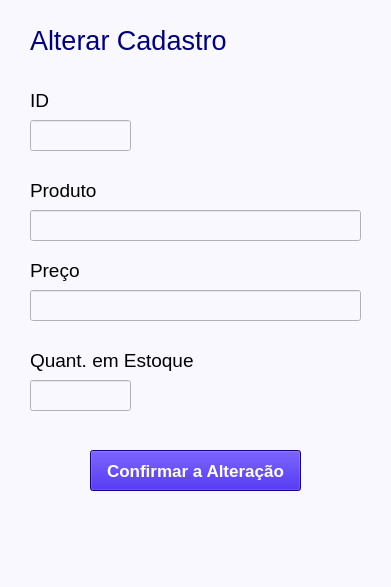
<?xml version="1.0" encoding="UTF-8"?>
<ui version="4.0">
 <class>MainWindow</class>
 <widget class="QMainWindow" name="MainWindow">
  <property name="geometry">
   <rect>
    <x>0</x>
    <y>0</y>
    <width>391</width>
    <height>587</height>
   </rect>
  </property>
  <property name="windowTitle">
   <string>MainWindow</string>
  </property>
  <property name="styleSheet">
   <string notr="true">color: rgb(0, 0, 0);
background-color: rgb(250, 248, 255);</string>
  </property>
  <widget class="QWidget" name="centralwidget">
   <widget class="QLabel" name="label_3">
    <property name="geometry">
     <rect>
      <x>30</x>
      <y>90</y>
      <width>81</width>
      <height>21</height>
     </rect>
    </property>
    <property name="font">
     <font>
      <family>Arial</family>
      <pointsize>14</pointsize>
      <weight>50</weight>
      <bold>false</bold>
     </font>
    </property>
    <property name="text">
     <string>ID</string>
    </property>
   </widget>
   <widget class="QLineEdit" name="txtAlterarId">
    <property name="geometry">
     <rect>
      <x>30</x>
      <y>120</y>
      <width>101</width>
      <height>31</height>
     </rect>
    </property>
    <property name="font">
     <font>
      <family>Arial</family>
      <pointsize>16</pointsize>
     </font>
    </property>
    <property name="styleSheet">
     <string notr="true">color:rgb(0, 85, 255)</string>
    </property>
    <property name="text">
     <string/>
    </property>
   </widget>
   <widget class="QLabel" name="label_4">
    <property name="geometry">
     <rect>
      <x>30</x>
      <y>180</y>
      <width>81</width>
      <height>21</height>
     </rect>
    </property>
    <property name="font">
     <font>
      <family>Arial</family>
      <pointsize>14</pointsize>
      <weight>50</weight>
      <bold>false</bold>
     </font>
    </property>
    <property name="text">
     <string>Produto</string>
    </property>
   </widget>
   <widget class="QLineEdit" name="txtAlterarProduto">
    <property name="geometry">
     <rect>
      <x>30</x>
      <y>210</y>
      <width>331</width>
      <height>31</height>
     </rect>
    </property>
    <property name="font">
     <font>
      <family>Arial</family>
      <pointsize>16</pointsize>
     </font>
    </property>
    <property name="styleSheet">
     <string notr="true">colo:rgb(0, 85, 255)</string>
    </property>
    <property name="text">
     <string/>
    </property>
   </widget>
   <widget class="QLabel" name="label_5">
    <property name="geometry">
     <rect>
      <x>30</x>
      <y>260</y>
      <width>81</width>
      <height>21</height>
     </rect>
    </property>
    <property name="font">
     <font>
      <family>Arial</family>
      <pointsize>14</pointsize>
      <weight>50</weight>
      <bold>false</bold>
     </font>
    </property>
    <property name="text">
     <string>Preço</string>
    </property>
   </widget>
   <widget class="QLineEdit" name="txtAlterarPreco">
    <property name="geometry">
     <rect>
      <x>30</x>
      <y>290</y>
      <width>331</width>
      <height>31</height>
     </rect>
    </property>
    <property name="font">
     <font>
      <family>Arial</family>
      <pointsize>16</pointsize>
     </font>
    </property>
    <property name="styleSheet">
     <string notr="true">colo:rgb(0, 85, 255)</string>
    </property>
    <property name="text">
     <string/>
    </property>
   </widget>
   <widget class="QLabel" name="label_6">
    <property name="geometry">
     <rect>
      <x>30</x>
      <y>350</y>
      <width>171</width>
      <height>21</height>
     </rect>
    </property>
    <property name="font">
     <font>
      <family>Arial</family>
      <pointsize>14</pointsize>
      <weight>50</weight>
      <bold>false</bold>
     </font>
    </property>
    <property name="text">
     <string>Quant. em Estoque</string>
    </property>
   </widget>
   <widget class="QLineEdit" name="txtAlterarEstoque">
    <property name="geometry">
     <rect>
      <x>30</x>
      <y>380</y>
      <width>101</width>
      <height>31</height>
     </rect>
    </property>
    <property name="font">
     <font>
      <family>Arial</family>
      <pointsize>16</pointsize>
     </font>
    </property>
    <property name="styleSheet">
     <string notr="true">colo:rgb(0, 85, 255)</string>
    </property>
    <property name="text">
     <string/>
    </property>
   </widget>
   <widget class="QLabel" name="label_7">
    <property name="geometry">
     <rect>
      <x>30</x>
      <y>10</y>
      <width>221</width>
      <height>61</height>
     </rect>
    </property>
    <property name="font">
     <font>
      <family>Arial</family>
      <pointsize>20</pointsize>
      <weight>50</weight>
      <bold>false</bold>
     </font>
    </property>
    <property name="styleSheet">
     <string notr="true">
color: rgb(0, 0, 127);</string>
    </property>
    <property name="text">
     <string>Alterar Cadastro</string>
    </property>
    <property name="alignment">
     <set>Qt::AlignLeading|Qt::AlignLeft|Qt::AlignVCenter</set>
    </property>
   </widget>
   <widget class="QPushButton" name="btnConfirmar">
    <property name="geometry">
     <rect>
      <x>90</x>
      <y>450</y>
      <width>211</width>
      <height>41</height>
     </rect>
    </property>
    <property name="font">
     <font>
      <family>Arial</family>
      <pointsize>13</pointsize>
      <weight>75</weight>
      <bold>true</bold>
     </font>
    </property>
    <property name="styleSheet">
     <string notr="true">background-color: rgb(33, 0, 200);
color: rgb(255, 255, 255);</string>
    </property>
    <property name="text">
     <string>Confirmar a Alteração</string>
    </property>
   </widget>
  </widget>
  <widget class="QMenuBar" name="menubar">
   <property name="geometry">
    <rect>
     <x>0</x>
     <y>0</y>
     <width>391</width>
     <height>21</height>
    </rect>
   </property>
  </widget>
  <widget class="QStatusBar" name="statusbar"/>
 </widget>
 <resources/>
 <connections/>
</ui>
